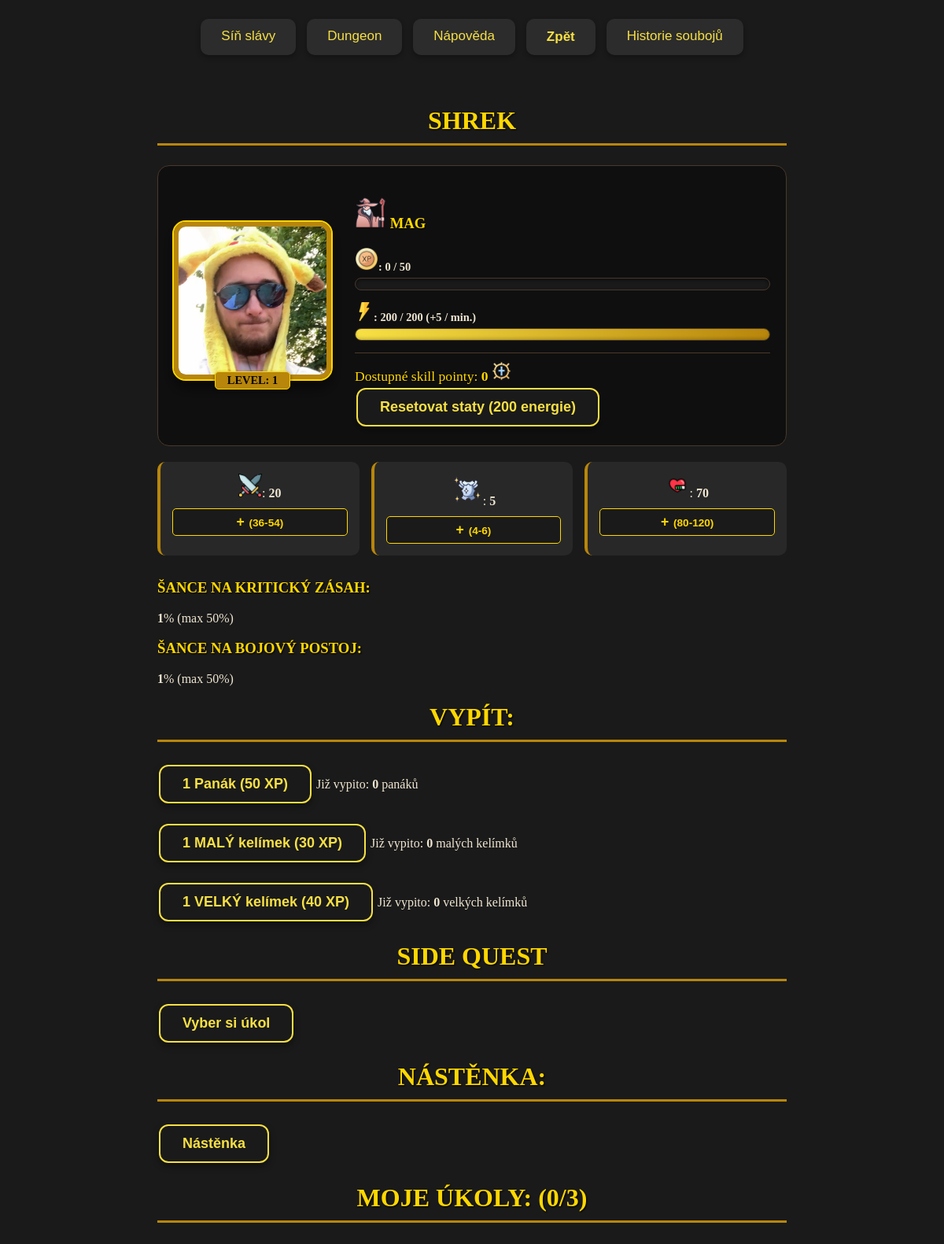
The page /player_info/2804/ on the database its author committed.
### game/models.py (models this page shows, shortened)
class player(models.Model):
    profile_img = models.ImageField(upload_to='profile_images/', blank=True, null=True)
    role_img_id = models.IntegerField(blank=True, null=True) # 1 = mág, 2 = hunter, 3 = warrior
    gender = models.CharField(max_length=10, blank=True, null=True)
    active = models.BooleanField(default=False)
    name = models.CharField(max_length=100, blank=True)
    lvl = models.IntegerField(default=1, blank=True)
    xp = models.IntegerField(default=0, blank=True)
    xp_need = models.IntegerField(default=50, blank=True)
    score_dmg_delt = models.IntegerField(default=0, blank=True)
    score_dmg_taken = models.IntegerField(default=0, blank=True)
    score_death_counter = models.IntegerField(default=0, blank=True)
    score_best_dmg = models.IntegerField(default=0, blank=True)
    score = models.IntegerField(default=0, blank=True)
    quest_refresh = models.IntegerField(default=1)
    energie = models.IntegerField(default=200, blank=True, validators=[MinValueValidator(0), MaxValueValidator(200)])
    last_energy_update = models.DateTimeField(default=timezone.now)
    skill_points = models.IntegerField(default=0, blank=True)
    panak = models.IntegerField(default=0, blank=True)
    maly_kelimek = models.IntegerField(default=0, blank=True)
    velky_kelimek = models.IntegerField(default=0, blank=True)
    povolani = models.CharField(max_length=50, blank=True, default='nic')
    dmg = models.IntegerField(blank=True, default= 1)
    dmg_koef = models.FloatField(blank=True, default= 1)
    dmg_now = models.FloatField(blank=True, default= 1)
    armor = models.IntegerField(blank=True, default= 1)
    armor_koef = models.FloatField(blank=True, default= 1)
    armor_now = models.FloatField(blank=True, default= 1)
    hp = models.IntegerField(blank=True, default=1)
    hp_koef = models.FloatField(blank=True, default=1)
    hp_now = models.FloatField(blank=True, default=1)
    hp_actual_fight = models.IntegerField(blank=True, default=1)
    critic_chance = models.FloatField(default=1, blank=True, null=True, validators=[MinValueValidator(0), MaxValueValidator(50)])  # šance na kritický zásah
    dodge_chance = models.FloatField(default=1, blank=True, null=True, validators=[MinValueValidator(0), MaxValueValidator(50)])
    quest_counter = models.IntegerField(default=0, blank=True, validators=[MinValueValidator(0), MaxValueValidator(3)])
    def energy_change(self):
        if self.energie <= 200:
            time_now = timezone.now()
            time_diff = time_now - self.last_energy_update
            minutes_passed = round(time_diff.total_seconds() // 60)
            energy_to_add = int(round(minutes_passed * 5))
            if self.energie + energy_to_add >= 200:
                self.energie = 200
            elif self.energie + energy_to_add <= 0:
                self.energie = 0
            else:
                self.energie += energy_to_add
            self.last_energy_update = time_now
            self.save()
        else:
            self.energie = 200
            self.save()

### game/views.py (the view)
# urls.py: path('player_info/<int:player_id>/', views.player_info, name='player_info'),
def player_info(request, player_id):
    one_player = player.objects.get(id=player_id)
    one_player_name = one_player.name
    actual_boss = boss.objects.filter(defeated=False).first()
    actual_patro = actual_boss.patro
    dmg_koef_min = int(round(one_player.dmg_koef * 0.8, 1))
    dmg_koef_max = int(round(one_player.dmg_koef * 1.2, 1))
    armor_koef_min = int(round(one_player.armor_koef * 0.8, 1))
    armor_koef_max = int(round(one_player.armor_koef * 1.2, 1))
    hp_koef_min = int(round(one_player.hp_koef * 0.8, 1))
    hp_koef_max = int(round(one_player.hp_koef * 1.2, 1))
    player_dmg = int(one_player.dmg_now)
    player_armor = int(one_player.armor_now)
    player_hp = int(one_player.hp_now)
    player_critic = int(one_player.critic_chance)
    player_dodge = int(one_player.dodge_chance)
    one_player.energy_change()
    energy = one_player.energie
    player_quests = side_quest.objects.filter(
        Q(player=one_player) | Q(player_coop=one_player_name),
        done=False
    )
    print({player_quests})
    return render(request, 'game/player_info.html', {
        'one_player': one_player,
        'player_quests': player_quests,
        'dmg_koef_min': dmg_koef_min,
        'dmg_koef_max': dmg_koef_max,
        'armor_koef_min': armor_koef_min,
        'armor_koef_max': armor_koef_max,
        'hp_koef_min': hp_koef_min,
        'hp_koef_max': hp_koef_max,
        'energy': energy,
        'actual_patro': actual_patro,
        'player_dmg': player_dmg,
        'player_armor': player_armor,
        'player_hp': player_hp,
        'player_critic': player_critic,
        'player_dodge': player_dodge,
        })

### game/templates/game/player_info.html (shortened to what this page needs)
{% extends "base.html" %}
{% load static %}
{% block styly %}
    <link rel="stylesheet" href="{% static 'game/player_info.css' %}">
{% endblock styly %}
{% block content %}
<div class="container">
    <div class="player-header">
        <h1><u></u> <b>{{ one_player.name }}</b></h1>
        <div class="player-main-section">
            <div class="player-avatar-wrapper">
                <div class="player-avatar-container">
                    {% if one_player.profile_img %}
                    <img src="{{ one_player.profile_img.url }}" alt="Player Avatar" class="player-avatar">
                    {% else %}
                    <img src="/media/profile_images/default_avatar.png" alt="Default Avatar" class="player-avatar">
                    {% endif %}
                </div>
                <div class="player-lvl-badge">Level: {{ one_player.lvl }}</div>
            </div>
            <div class="player-progress-section">
                <h3><b><img src="/media/icons/{{one_player.role_img_id}}{{ one_player.gender }}.png" alt="{{ one_player.gender }}" width="40" height="40">  {{ one_player.povolani }}</b></h3>
                <div class="progress-container">
                    <label><img src="/media/icons/xp.png" alt="xp" width="30" height="30">: {{ one_player.xp }} / {{ one_player.xp_need }}</label>
                    <div class="progress-bar-bg">
                    </div>
                </div>
                <div class="progress-container">
                    <label><img src="/media/icons/lighting.png" alt="energy" width="24" height="24">: {{ energy }} / 200 (+5 / min.)</label>
                    <div class="progress-bar-bg">
                        <div class="progress-bar-fill energy-color" style="width: calc(({{ energy }} / 200) * 100%)"></div>
                    </div>
                </div>
                <div class="skill-points-highlight">
                    Dostupné skill pointy: <b id="skill-points-count">{{ one_player.skill_points }}</b> <img src="/media/icons/skill_point.png" alt="skill_point" width="25" height="25" center:"center">
                    <form action="{% url 'skill_reset' one_player.id %}" method="post"> {% csrf_token %} <button type="submit" class="button" onclick="return confirm('Opravdu chcete resetovat staty za 200 energie?');">Resetovat staty (200 energie) </button></form>
                </div>
            </div>
        </div>
        <div class="stats-grid">
            <form action="{% url 'stat_up' one_player.id %}" method="post" class="stat-card stat-up-form">
                <span class="stat-label"><img src="/media/icons/swords.png" alt="attack" width="30" height="30">: <b id="stat-dmg-now">{{ player_dmg }}</b></span>
                <button type="submit" name="stat_type" value="dmg" class="stat-button">
                    <span class="plus-icon">+</span> ({{ dmg_koef_min }}-{{ dmg_koef_max }})
                </button>
            </form>
            <form action="{% url 'stat_up' one_player.id %}" method="post" class="stat-card stat-up-form">
                <span class="stat-label"><img src="/media/icons/armor.png" alt="armor" width="40" height="40">: <b id="stat-armor-now">{{ player_armor }}</b></span>
                <button type="submit" name="stat_type" value="armor" class="stat-button">
                    <span class="plus-icon">+</span> ({{ armor_koef_min }}-{{ armor_koef_max }})
                </button>
            </form>
            <form action="{% url 'stat_up' one_player.id %}" method="post" class="stat-card stat-up-form">
                <span class="stat-label"><img src="/media/icons/life-bar.png" alt="hp" width="30" height="30">: <b id="stat-hp-now">{{ player_hp }}</b></span>
                <button type="submit" name="stat_type" value="hp" class="stat-button">
                    <span class="plus-icon">+</span> ({{ hp_koef_min }}-{{ hp_koef_max }})
                </button>
            </form>
        </div>
    </div>
    <h3>Šance na KRITICKÝ ZÁSAH: </h3> <b>{{ player_critic }}</b>% (max 50%)
    <h3>Šance na BOJOVÝ POSTOJ: </h3> <b>{{ player_dodge }}</b>% (max 50%)
    <h1>Vypít:</h1>
        <form action="{% url 'drink' one_player.id %}" method="post">
        <button type="submit" name="drink_type" value="panak" class="button" onclick="return confirm('OPRAVDU Jsi vypil PANÁK?');">1 Panák (50 XP)</button>
        Již vypito: <b>{{ one_player.panak }}</b> panáků
        <button type="submit" name="drink_type" value="maly_kelimek" class="button" onclick="return confirm('OPRAVDU Jsi vypil MALÝ KELÍMEK?');">1 MALÝ kelímek (30 XP)</button>
        Již vypito: <b>{{ one_player.maly_kelimek }}</b> malých kelímků
        <button type="submit" name="drink_type" value="velky_kelimek" class="button" onclick="return confirm('OPRAVDU Jsi vypil VELKÝ KELÍMEK?');">1 VELKÝ kelímek (40 XP)</button>
        Již vypito: <b>{{ one_player.velky_kelimek }}</b> velkých kelímků
    </form>
    <h1>Side quest</h1>
    <form action="{% url "sidequest" %}" method="post">
        <button type="submit" class="button">Vyber si úkol</button>
    </form>
    <h1>Nástěnka:</h1>
    <form action="{% url "nastenka" %}" method="post">
        <button type="submit" class="button">Nástěnka</button>
    </form>
    <h1>Moje úkoly: ({{ one_player.quest_counter }}/3)</h1>
</div>
{% endblock content %}

### static/app.css (style rules this page uses)
body { background-color: #1a1a1a; color: #f0e6d2; font-family: 'Georgia', serif; margin: 0; padding: 20px; display: flex; flex-direction: column; align-items: center; position: relative; z-index: 1; }
body::before { content: ""; position: fixed; top: 0; left: 0; width: 100%; height: 100%; background-image: url('/media/pnp_logo.png'); background-repeat: no-repeat; background-size: cover; background-position: center; opacity: 0.05; z-index: -1; }
.container { max-width: 800px; width: 100%; margin-top: 20px; }
h1, h2, h3, h4 { color: #ffd700; text-shadow: 1px 1px 2px #000000; font-family: 'Trajan Pro', serif; text-transform: uppercase; }
h1 { border-bottom: 3px solid #b8860b; padding-bottom: 10px; margin-bottom: 25px; text-align: center; }
.button { background-color: #1a1a1a; color: #f7e044; border: 2px solid #f7e044; padding: 12px 28px; font-size: 18px; font-weight: bold; text-align: center; text-decoration: none; display: inline-block; margin: 4px 2px; cursor: pointer; border-radius: 12px; transition: all 0.3s ease; box-shadow: 0 4px 8px 0 rgba(0, 0, 0, 0.4); }
* { box-sizing: border-box; }
img { max-width: 100%; height: auto; }

### game/static/game/player_info.css (style rules this page uses)
.player-main-section { display: flex; gap: 30px; align-items: center; background: rgba(0, 0, 0, 0.4); padding: 20px; border-radius: 15px; border: 1px solid #4a382b; margin-bottom: 20px; }
.player-avatar-wrapper { display: flex; flex-direction: column; align-items: center; }
.player-avatar-container { width: 200px; height: 200px; position: relative; border: 6px solid #b8860b; outline: 2px solid #ffd700; border-radius: 15px; box-shadow: 0 10px 20px rgba(0,0,0,0.6), inset 0 0 15px rgba(0,0,0,0.8); overflow: hidden; background-color: #2c2c2c; }
.player-avatar { width: 100%; height: 100%; object-fit: cover; display: block; transition: transform 0.5s ease; }
.player-avatar-container::after { content: ""; position: absolute; top: 0; left: 0; width: 100%; height: 100%; background: linear-gradient(135deg, rgba(255,255,255,0.1) 0%, rgba(255,255,255,0) 50%); pointer-events: none; }
.player-lvl-badge { text-align: center; background: #b8860b; color: #000; font-weight: bold; border-radius: 5px; margin-top: -10px; position: relative; z-index: 2; padding: 2px 15px; box-shadow: 0 2px 4px rgba(0,0,0,0.5); border: 1px solid #ffd700; text-transform: uppercase; font-size: 0.9rem; }
.player-progress-section { flex-grow: 1; }
.progress-container { margin-bottom: 15px; }
.progress-container label { display: block; font-size: 0.9rem; margin-bottom: 5px; color: #f0e6d2; font-weight: bold; }
.progress-bar-bg { background: #1a1a1a; height: 16px; border-radius: 8px; border: 1px solid #4a382b; overflow: hidden; box-shadow: inset 0 2px 4px rgba(0,0,0,0.5); }
.progress-bar-fill { height: 100%; transition: width 0.5s ease-out; box-shadow: inset 0 -2px 4px rgba(0,0,0,0.2); }
.energy-color { background: linear-gradient(90deg, #f7e044, #b8860b); }
.skill-points-highlight { color: #ffd700; font-size: 1.1rem; margin-top: 15px; text-shadow: 1px 1px 2px #000; border-top: 1px solid #4a382b; padding-top: 10px; }
.stats-grid { display: grid; grid-template-columns: repeat(3, 1fr); gap: 15px; margin-bottom: 30px; }
.stat-card { background: rgba(44, 44, 44, 0.8); padding: 15px; border-radius: 10px; border-left: 4px solid #b8860b; display: flex; flex-direction: column; align-items: center; gap: 10px; transition: transform 0.2s; }
.stat-label { font-size: 1rem; color: #f0e6d2; text-align: center; }
.stat-button { background: #1a1a1a; color: #ffd700; border: 1px solid #ffd700; padding: 6px 12px; border-radius: 5px; cursor: pointer; font-size: 0.85rem; font-weight: bold; transition: all 0.2s; width: 100%; }
.plus-icon { font-size: 1.1rem; margin-right: 2px; }

### rows shown on the page
player: name "SHREK", profile_img (picture), lvl "1", povolani "MAG", xp "0", xp_need "50", skill_points "0", panak "0", maly_kelimek "0", velky_kelimek "0", quest_counter "0"

### other values the page prints
{{ energy }} "200"
{{ player_dmg }} "20"
{{ dmg_koef_min }} "36"
{{ dmg_koef_max }} "54"
{{ player_armor }} "5"
{{ armor_koef_min }} "4"
{{ armor_koef_max }} "6"
{{ player_hp }} "70"
{{ hp_koef_min }} "80"
{{ hp_koef_max }} "120"
{{ player_critic }} "1"
{{ player_dodge }} "1"
